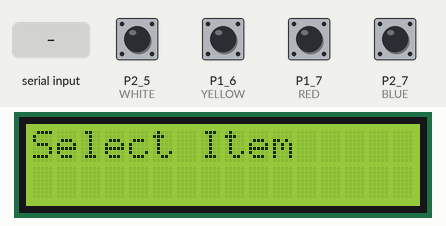
A sketch run on a simulated TI MSP430 LaunchPad. Shown: 16×2 character LCD. Inputs (shaded band) come from the test bench; at power-on: P1_6 (YELLOW), P1_7 (RED), P2_5 (WHITE), P2_7 (BLUE) HIGH. What the sketch prints to the serial monitor is not drawn.

Above: at 3.2 s.
3.3 s: P1_7 (RED) pulled LOW for 0.15 s
At 5.8 s:
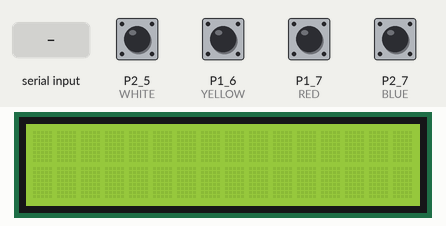
6.4 s: "G" received over Serial
At 8.5 s:
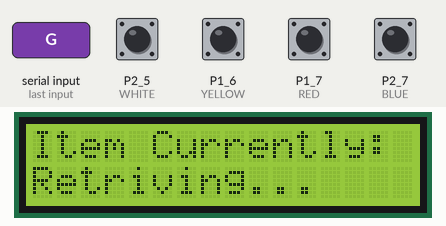
8.8 s: P2_5 (WHITE) pulled LOW for 0.15 s
At 9.6 s:
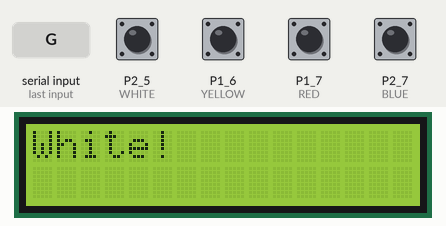
11.9 s: P1_6 (YELLOW) pulled LOW for 0.15 s
At 13.2 s:
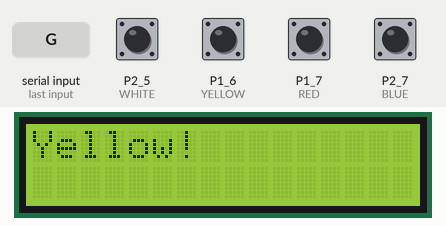
15.0 s: P2_7 (BLUE) pulled LOW for 0.15 s
At 15.5 s:
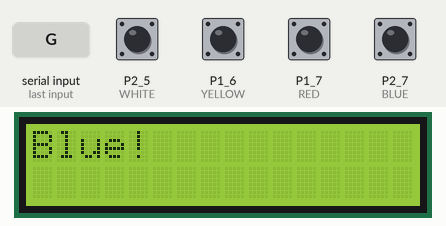
18.1 s: "H" received over Serial
At 20.0 s:
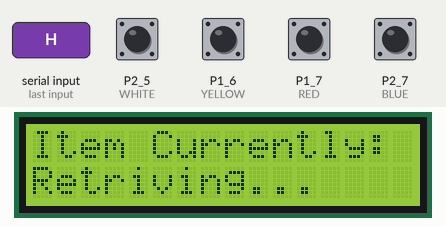
Timing chart, 0 to 21.5 s (numbered marks = the images above; inputs shaded):
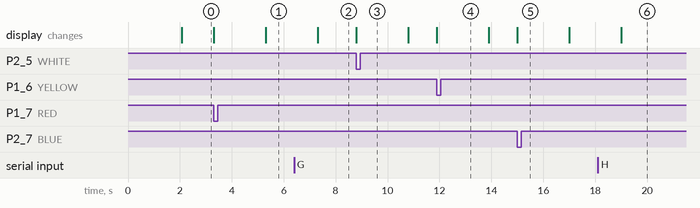

The sketch:

UI_MC.ino
```cpp
#include<LiquidCrystal.h>
LiquidCrystal lcd(P2_4, P2_3, P1_5, P2_0, P2_1, P2_2);

#define BLUE P2_7
#define RED P1_7
#define YELLOW P1_6
#define WHITE P2_5

int val1 = 0;
int val2 = 0;
int val3 = 0;
int val4 = 0;

char input;
char Message;

void setup()
{
  Serial.begin(115200);
  lcd.begin(16,2);
  lcd.print("Welcome G3");
  lcd.setCursor(0,1);
  lcd.print("RoboTechs");
  delay(2000);
  lcd.clear();
  lcd.clear();
  lcd.print("Select Item");
  pinMode(BLUE, INPUT_PULLUP);
  pinMode(RED, INPUT_PULLUP);
  pinMode(YELLOW, INPUT_PULLUP);
  pinMode(WHITE, INPUT_PULLUP);
}

void loop()
{
  val1 = digitalRead(BLUE);
  val2 = digitalRead(RED);
  val3 = digitalRead(YELLOW);
  val4 = digitalRead(WHITE);

  if (val1 == LOW){
    lcd.clear();
    lcd.print("Blue!");
    delay(2000);
    lcd.clear();
    sendMessage('B');
    lcd.print("Item Currently:");
    lcd.setCursor(0,1);
    lcd.print("Retriving...");
  }
  if (val2 == LOW){
    lcd.clear();
    lcd.print("Red!");
    delay(2000);
    lcd.clear();
    sendMessage('R');
    lcd.print("Item Currently:");
    lcd.setCursor(0,1);
    lcd.print("Retriving...");
  }
  if (val3 == LOW){
    lcd.clear();
    lcd.print("Yellow!");
    delay(2000);
    lcd.clear();
    lcd.print("Sorry");
    lcd.setCursor(0,1);
    lcd.print("Out of Stock!");
  }
  if (val4 == LOW){
    lcd.clear();
    lcd.print("White!");
    delay(2000);
    lcd.clear();
    lcd.print("Sorry");
    lcd.setCursor(0,1);
    lcd.print("Out of Stock!");
  }

}

void sendMessage(char Data){
  // Notify WiFi module Data is available to send
  while(Serial.available() <= 0){
    Serial.write('x');
    // Break loop when WiFi module responds
    if(Serial.available() > 0){
      break;
    }
    delay(1000);
  }
  // Clear buffer
  input = Serial.read();
  // Send Message Data to WiFi module
  Serial.write(Data);
}

void processMessage(char Data){
  if(Data == 'G'){
    lcd.clear();
    lcd.clear();
    lcd.print("Item Currently:");
    lcd.setCursor(0,1);
    lcd.print("Retrieved!");
  }
  else if(Data == 'H'){
    lcd.clear();
    lcd.clear();
    lcd.print("Select Item");
  }
  else if(Data == 'D'){
    lcd.clear();
    lcd.clear();
    lcd.print("Item Currently:");
    lcd.setCursor(0,1);
    lcd.print("Ready for Pickup!");
  }
}
```

Measured:
- after the input at 3.3 s, the display: first changes at once (image 1 shows a later state)
- after the input at 6.4 s, the display: changes after 0.91 s (image 2)
- after the input at 8.8 s, the display: changes at once (image 3)
- after the input at 11.9 s, the display: changes at once (image 4)
- after the input at 15.0 s, the display: changes at once (image 5)
- after the input at 18.1 s, the display: changes after 0.91 s (image 6)
